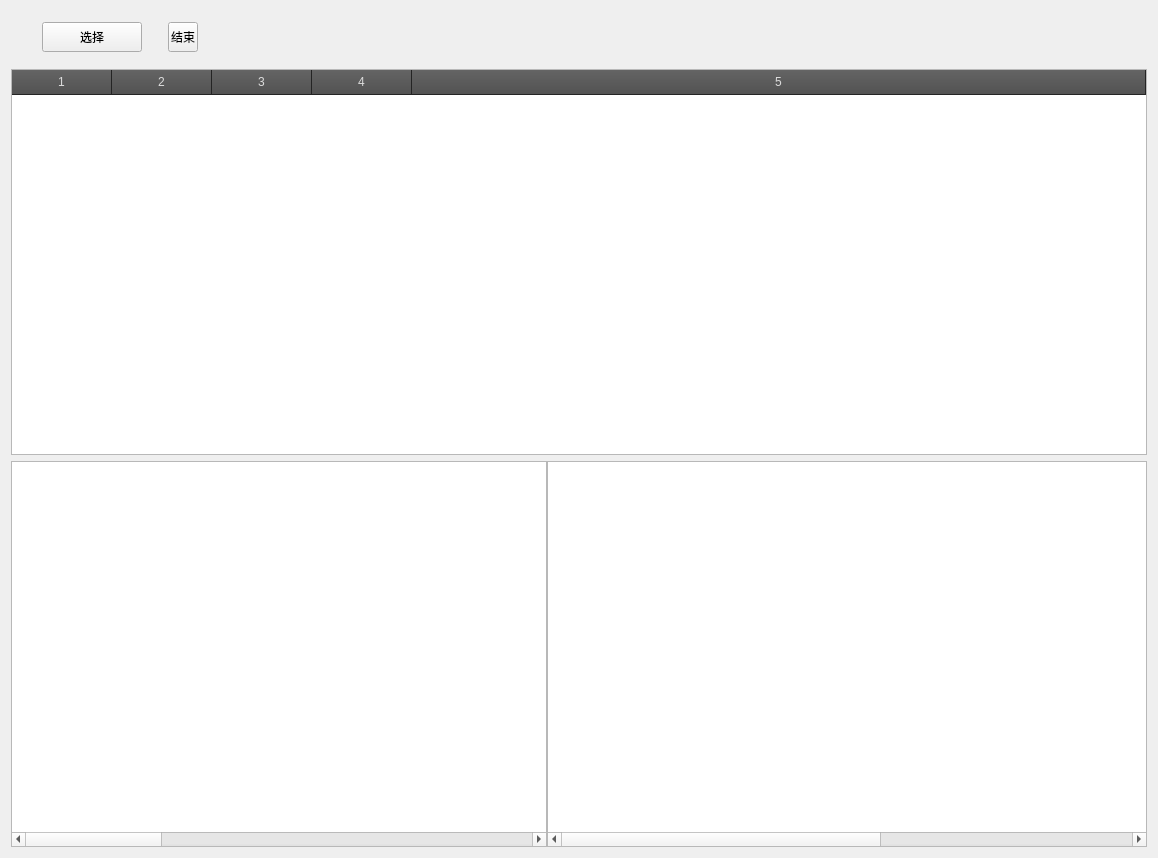
<?xml version="1.0" encoding="UTF-8"?>
<ui version="4.0">
 <class>MyWireSharkClass</class>
 <widget class="QWidget" name="MyWireSharkClass">
  <property name="geometry">
   <rect>
    <x>0</x>
    <y>0</y>
    <width>1158</width>
    <height>858</height>
   </rect>
  </property>
  <property name="windowTitle">
   <string>MyWireShark</string>
  </property>
  <layout class="QVBoxLayout" name="verticalLayout">
   <item>
    <widget class="QWidget" name="widget" native="true">
     <layout class="QHBoxLayout" name="horizontalLayout">
      <item>
       <spacer name="horizontalSpacer">
        <property name="orientation">
         <enum>Qt::Horizontal</enum>
        </property>
        <property name="sizeType">
         <enum>QSizePolicy::Fixed</enum>
        </property>
        <property name="sizeHint" stdset="0">
         <size>
          <width>20</width>
          <height>20</height>
         </size>
        </property>
       </spacer>
      </item>
      <item>
       <widget class="QToolButton" name="start">
        <property name="sizePolicy">
         <sizepolicy hsizetype="Fixed" vsizetype="Fixed">
          <horstretch>20</horstretch>
          <verstretch>20</verstretch>
         </sizepolicy>
        </property>
        <property name="minimumSize">
         <size>
          <width>30</width>
          <height>30</height>
         </size>
        </property>
        <property name="maximumSize">
         <size>
          <width>100</width>
          <height>30</height>
         </size>
        </property>
        <property name="sizeIncrement">
         <size>
          <width>30</width>
          <height>30</height>
         </size>
        </property>
        <property name="text">
         <string>选择</string>
        </property>
       </widget>
      </item>
      <item>
       <spacer name="horizontalSpacer_2">
        <property name="orientation">
         <enum>Qt::Horizontal</enum>
        </property>
        <property name="sizeType">
         <enum>QSizePolicy::Fixed</enum>
        </property>
        <property name="sizeHint" stdset="0">
         <size>
          <width>20</width>
          <height>20</height>
         </size>
        </property>
       </spacer>
      </item>
      <item>
       <widget class="QToolButton" name="end">
        <property name="sizePolicy">
         <sizepolicy hsizetype="Fixed" vsizetype="Fixed">
          <horstretch>20</horstretch>
          <verstretch>20</verstretch>
         </sizepolicy>
        </property>
        <property name="minimumSize">
         <size>
          <width>30</width>
          <height>30</height>
         </size>
        </property>
        <property name="maximumSize">
         <size>
          <width>30</width>
          <height>30</height>
         </size>
        </property>
        <property name="sizeIncrement">
         <size>
          <width>30</width>
          <height>30</height>
         </size>
        </property>
        <property name="text">
         <string>结束</string>
        </property>
       </widget>
      </item>
      <item>
       <spacer name="horizontalSpacer_3">
        <property name="orientation">
         <enum>Qt::Horizontal</enum>
        </property>
        <property name="sizeHint" stdset="0">
         <size>
          <width>686</width>
          <height>20</height>
         </size>
        </property>
       </spacer>
      </item>
     </layout>
    </widget>
   </item>
   <item>
    <widget class="QTableWidget" name="tableWidget">
     <property name="minimumSize">
      <size>
       <width>0</width>
       <height>0</height>
      </size>
     </property>
     <property name="maximumSize">
      <size>
       <width>16777215</width>
       <height>400</height>
      </size>
     </property>
     <property name="focusPolicy">
      <enum>Qt::NoFocus</enum>
     </property>
     <property name="styleSheet">
      <string notr="true">QHeaderView::section{ 
    padding:3px; margin:0px; color:#DCDCDC;  border:1px solid #242424; 
    border-left-width:0px; border-right-width:1px; border-top-width:0px; border-bottom-width:1px;
	background:qlineargradient(spread:pad,x1:0,y1:0,x2:0,y2:1,stop:0 #646464,stop:1 #525252);
}
</string>
     </property>
     <property name="editTriggers">
      <set>QAbstractItemView::NoEditTriggers</set>
     </property>
     <property name="selectionMode">
      <enum>QAbstractItemView::SingleSelection</enum>
     </property>
     <property name="selectionBehavior">
      <enum>QAbstractItemView::SelectRows</enum>
     </property>
     <property name="showGrid">
      <bool>false</bool>
     </property>
     <property name="columnCount">
      <number>5</number>
     </property>
     <attribute name="horizontalHeaderStretchLastSection">
      <bool>true</bool>
     </attribute>
     <attribute name="verticalHeaderVisible">
      <bool>false</bool>
     </attribute>
     <column/>
     <column/>
     <column/>
     <column/>
     <column/>
    </widget>
   </item>
   <item>
    <widget class="QWidget" name="widget_2" native="true">
     <layout class="QHBoxLayout" name="horizontalLayout_2">
      <property name="spacing">
       <number>0</number>
      </property>
      <property name="leftMargin">
       <number>0</number>
      </property>
      <property name="topMargin">
       <number>0</number>
      </property>
      <property name="rightMargin">
       <number>0</number>
      </property>
      <property name="bottomMargin">
       <number>0</number>
      </property>
      <item>
       <widget class="QTreeWidget" name="treeWidget">
        <property name="minimumSize">
         <size>
          <width>0</width>
          <height>0</height>
         </size>
        </property>
        <property name="sizeIncrement">
         <size>
          <width>0</width>
          <height>0</height>
         </size>
        </property>
        <property name="focusPolicy">
         <enum>Qt::NoFocus</enum>
        </property>
        <property name="editTriggers">
         <set>QAbstractItemView::NoEditTriggers</set>
        </property>
        <property name="horizontalScrollMode">
         <enum>QAbstractItemView::ScrollPerPixel</enum>
        </property>
        <property name="columnCount">
         <number>8</number>
        </property>
        <attribute name="headerVisible">
         <bool>false</bool>
        </attribute>
        <attribute name="headerCascadingSectionResizes">
         <bool>true</bool>
        </attribute>
        <attribute name="headerDefaultSectionSize">
         <number>250</number>
        </attribute>
        <attribute name="headerStretchLastSection">
         <bool>true</bool>
        </attribute>
        <column>
         <property name="text">
          <string notr="true">1</string>
         </property>
        </column>
        <column>
         <property name="text">
          <string notr="true">2</string>
         </property>
        </column>
        <column>
         <property name="text">
          <string notr="true">3</string>
         </property>
        </column>
        <column>
         <property name="text">
          <string notr="true">4</string>
         </property>
        </column>
        <column>
         <property name="text">
          <string notr="true">5</string>
         </property>
        </column>
        <column>
         <property name="text">
          <string notr="true">6</string>
         </property>
        </column>
        <column>
         <property name="text">
          <string notr="true">7</string>
         </property>
        </column>
        <column>
         <property name="text">
          <string notr="true">8</string>
         </property>
        </column>
       </widget>
      </item>
      <item>
       <widget class="QTableWidget" name="Hex">
        <property name="minimumSize">
         <size>
          <width>600</width>
          <height>0</height>
         </size>
        </property>
        <property name="maximumSize">
         <size>
          <width>600</width>
          <height>16777215</height>
         </size>
        </property>
        <property name="sizeIncrement">
         <size>
          <width>0</width>
          <height>0</height>
         </size>
        </property>
        <property name="focusPolicy">
         <enum>Qt::NoFocus</enum>
        </property>
        <property name="editTriggers">
         <set>QAbstractItemView::NoEditTriggers</set>
        </property>
        <property name="showGrid">
         <bool>false</bool>
        </property>
        <property name="rowCount">
         <number>0</number>
        </property>
        <property name="columnCount">
         <number>34</number>
        </property>
        <attribute name="horizontalHeaderVisible">
         <bool>false</bool>
        </attribute>
        <attribute name="horizontalHeaderMinimumSectionSize">
         <number>25</number>
        </attribute>
        <attribute name="horizontalHeaderDefaultSectionSize">
         <number>30</number>
        </attribute>
        <attribute name="horizontalHeaderHighlightSections">
         <bool>false</bool>
        </attribute>
        <attribute name="verticalHeaderVisible">
         <bool>false</bool>
        </attribute>
        <attribute name="verticalHeaderCascadingSectionResizes">
         <bool>false</bool>
        </attribute>
        <attribute name="verticalHeaderMinimumSectionSize">
         <number>10</number>
        </attribute>
        <attribute name="verticalHeaderDefaultSectionSize">
         <number>20</number>
        </attribute>
        <attribute name="verticalHeaderHighlightSections">
         <bool>false</bool>
        </attribute>
        <attribute name="verticalHeaderStretchLastSection">
         <bool>false</bool>
        </attribute>
        <column/>
        <column/>
        <column/>
        <column/>
        <column/>
        <column/>
        <column/>
        <column/>
        <column/>
        <column/>
        <column/>
        <column/>
        <column/>
        <column/>
        <column/>
        <column/>
        <column/>
        <column/>
        <column/>
        <column/>
        <column/>
        <column/>
        <column/>
        <column/>
        <column/>
        <column/>
        <column/>
        <column/>
        <column/>
        <column/>
        <column/>
        <column/>
        <column/>
        <column/>
       </widget>
      </item>
     </layout>
    </widget>
   </item>
  </layout>
 </widget>
 <layoutdefault spacing="6" margin="11"/>
 <resources>
  <include location="MyWireShark.qrc"/>
 </resources>
 <connections/>
</ui>
